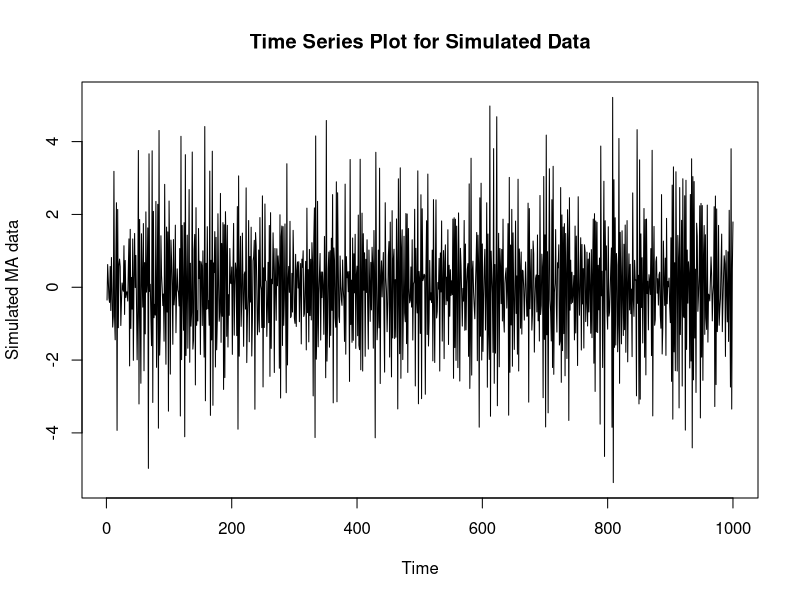
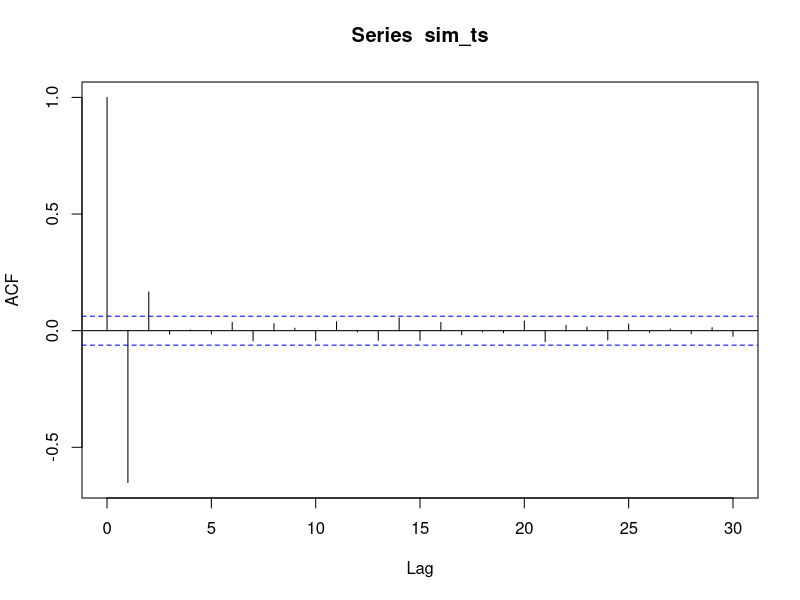
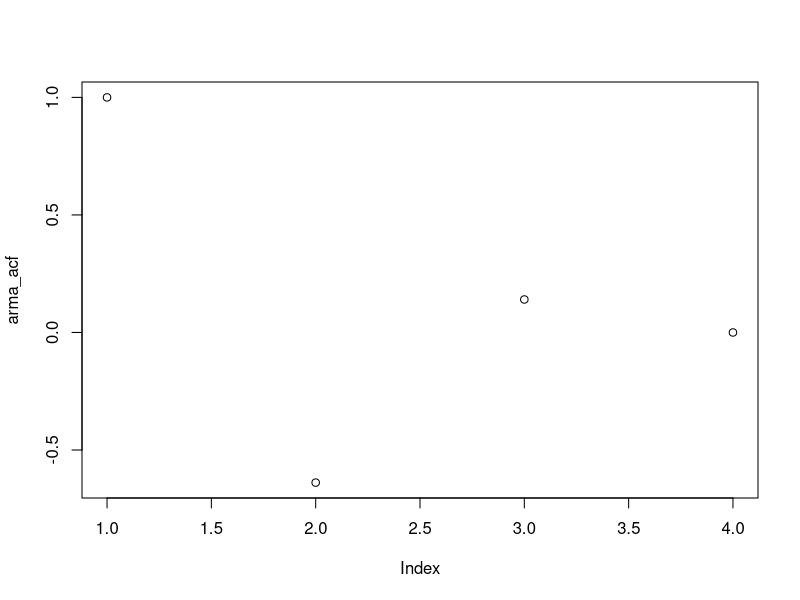
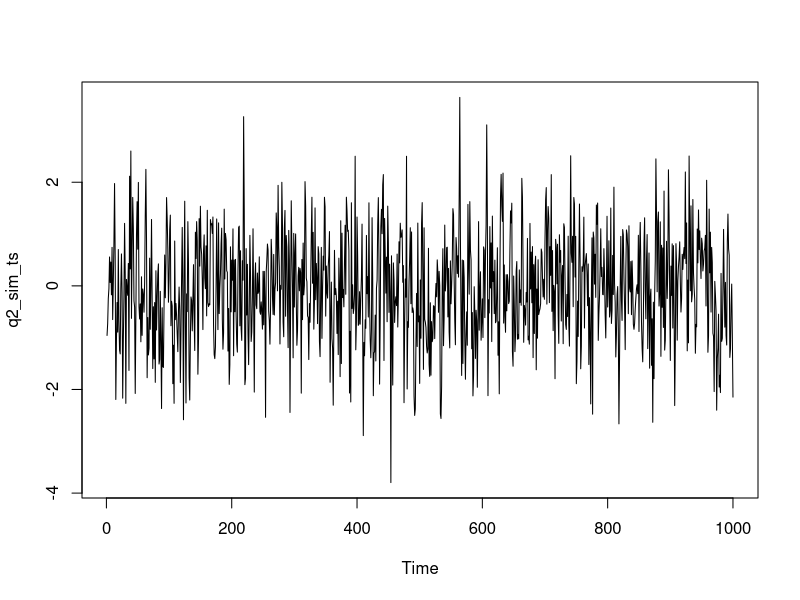
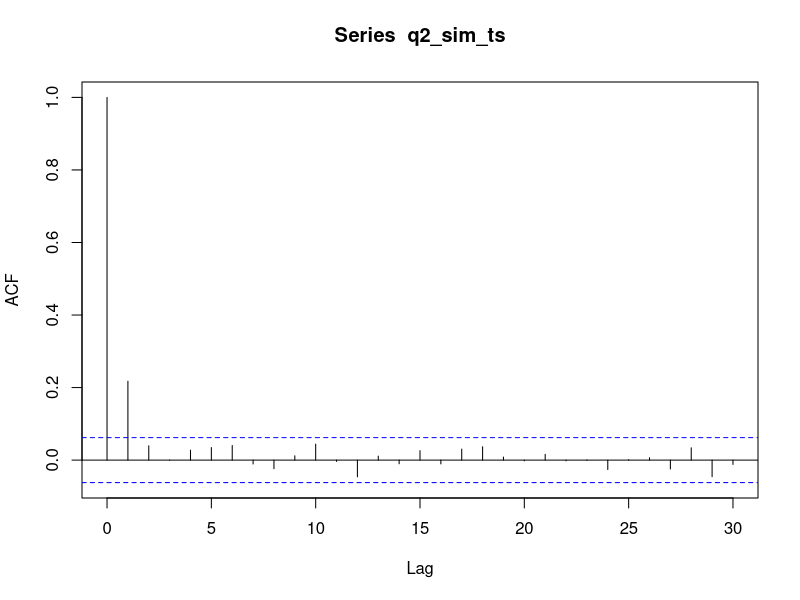
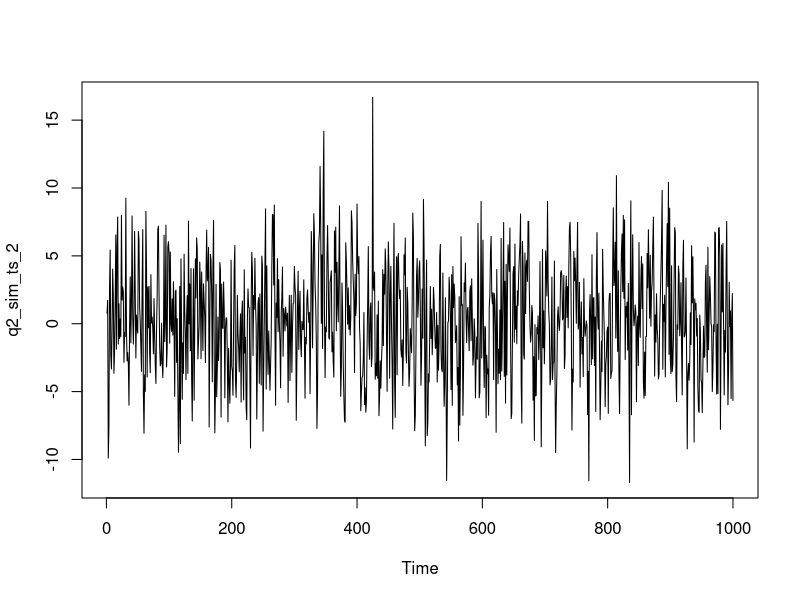
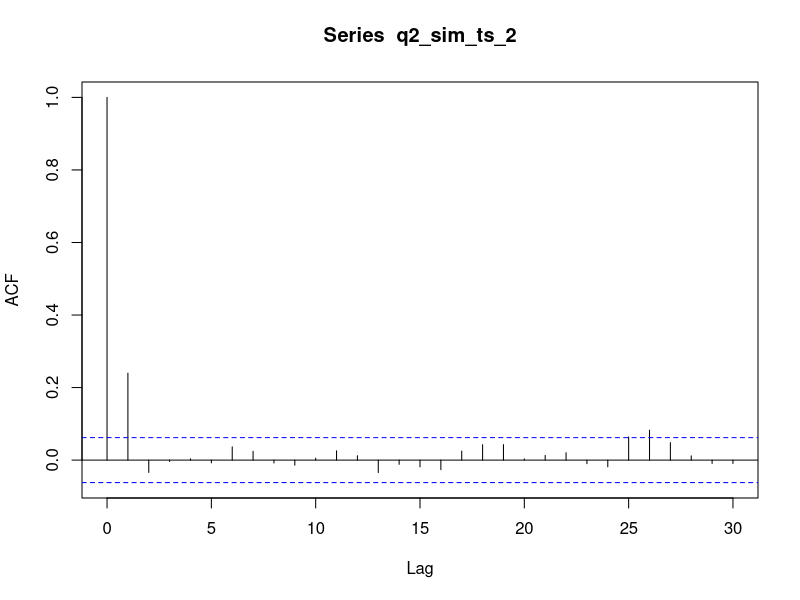
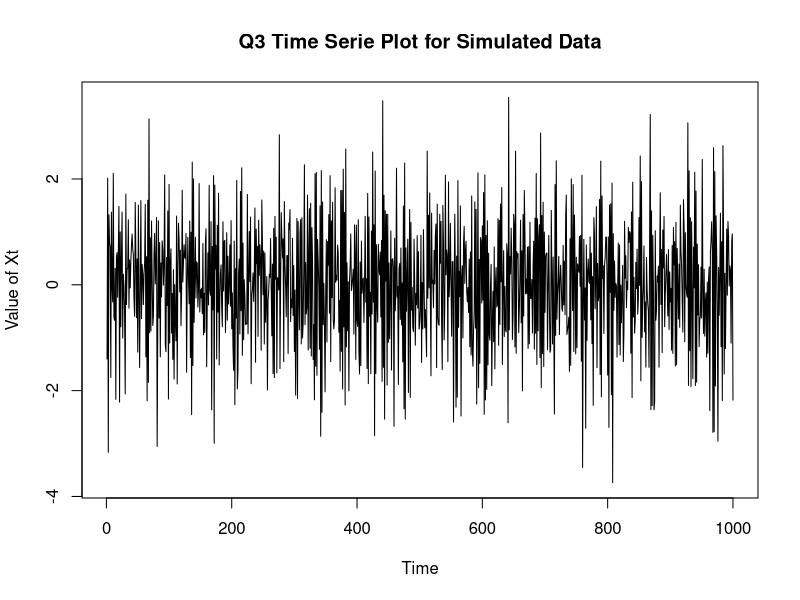

Reproduce these figures in R, in order.
## ---- chunk 1
knitr::opts_chunk$set(echo = TRUE)
library(tidyverse)
library(knitr)
library(tseries)
library(zoo)
## ---- chunk 2
sim_data <- arima.sim(n = 1000, list(ma = c(-1.3,0.4), sd = sqrt(0.1)))
sim_ts <- ts(sim_data)
plot(sim_ts,
     main = "Time Series Plot for Simulated Data",
     ylab = "Simulated MA data")
## ---- chunk 3
acf(sim_ts)
## ---- chunk 4
arma_acf <- ARMAacf(ma = c(-1.3,0.4))
plot(arma_acf)
## ---- chunk 5
q2_sim <- arima.sim(n = 1000, list(ma = c(0.25), sd = sqrt(0.4)))
q2_sim_ts <- ts(q2_sim)
plot(q2_sim_ts)
acf(q2_sim_ts)
## ---- chunk 6
q2_sim_2 <- arima.sim(n = 1000, list(ma = c(4), sd = sqrt(0.4)))
q2_sim_ts_2 <- ts(q2_sim_2)
plot(q2_sim_ts_2)
acf(q2_sim_ts_2)
## ---- chunk 7
alpha = -0.5
q3_sim <- arima.sim(n = 1000, list(ar = c(alpha), sd = 0.1))
q3_sim_ts <- ts(q3_sim)
plot(q3_sim_ts,
     ylab = "Value of Xt",
     main = "Q3 Time Serie Plot for Simulated Data")
acf(q3_sim_ts)
## ---- chunk 8
par(mfrow = c(2,2))
alpha = c(seq(from = -0.5, to = -1, by = -0.1))
q3b_sim_ts_1 = ts(arima.sim(n = 1000, list(ar = c(alpha[1]), sd = 0.1)))
q3b_sim_ts_4 = ts(arima.sim(n = 1000, list(ar = c(alpha[4]), sd = 0.1)))
q3b_sim_ts_5 = ts(arima.sim(n = 1000, list(ar = c(alpha[5]), sd = 0.1)))
q3b_sim_ts_6 = ts(arima.sim(n = 1000, list(ar = c(-0.99), sd = 0.1)))

acf(q3b_sim_ts_1, main = "acf for alpha = -0.5")
acf(q3b_sim_ts_4, main = "acf for alpha = -0.8")
acf(q3b_sim_ts_5, main = "acf for alpha = -0.9")
acf(q3b_sim_ts_6, main = "acf for alpha = -0.99")
